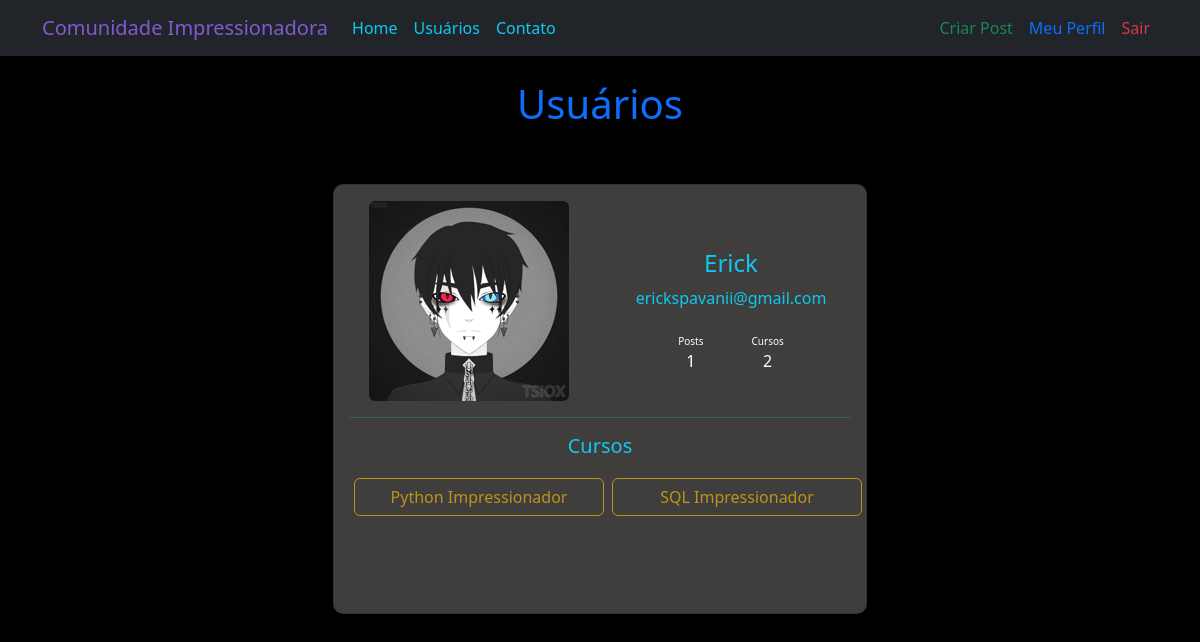
The app's page /usuarios (signed in) with its own data.
### comunidadeimpressionadora/models.py (models this page shows)
class Usuario(database.Model, UserMixin):
    id = database.Column(database.Integer, primary_key = True)
    username = database.Column(database.String, nullable = False)
    email = database.Column(database.String, nullable = False, unique = True)
    senha = database.Column(database.String, nullable = False)
    foto_perfil = database.Column(database.String, nullable = False, default = 'default.jpg')
    posts = database.relationship('Post', backref = 'autor', lazy = True)
    cursos = database.Column(database.String, nullable = False, default = 'Não informado')

### comunidadeimpressionadora/routes.py (the view)
@app.route('/usuarios')
@login_required
def usuarios():
    return render_template('usuarios.html', lista_usuarios = Usuario.query.all())

### comunidadeimpressionadora/models.py (called while the page is built)
@login_manager.user_loader
def load_usuario(id_usuario):
    return Usuario.query.get(int(id_usuario))

### comunidadeimpressionadora/templates/usuarios.html
{% extends 'base.html' %}
{% block body %}
<div class="container mb-5" style="text-align: center;">
    <h1>Usuários</h1>
    <div class="row justify-content-center">
        {% for usuario in lista_usuarios %}
        <div class="col-lg-6 col-md-8 mt-5">
            <div class="card p-3 cardprofiles">
                <div class="row">
                    <div class="col-md-6 col-12">
                        <div class="image">
                            <img src="{{ url_for('static', filename = 'fotos_perfil/{}'.format(usuario.foto_perfil)) }}"
                                class="rounded img-fluid">
                        </div>
                    </div>
                    <div class="col-md-6 col-12 mt-5">
                        <h4 class="text-info">
                            {{ usuario.username }}
                        </h4>
                        <span class="text-info">
                            {{ usuario.email }}
                        </span>
                        <div class="p-2 mt-3 d-flex justify-content-center text-white">
                            <div class="d-flex flex-column me-5">
                                <span class="points">
                                    Posts
                                </span>
                                <span class="number">
                                    {{ usuario.posts | length }}
                                </span>
                            </div>
                            <div class="d-flex flex-column">
                                <span class="points">
                                    Cursos
                                </span>
                                <span class="number">
                                    {% if usuario.cursos.count(';') > 0 %}
                                    {{ usuario.cursos.count(';') + 1 }}
                                    {% else %}
                                    0
                                    {% endif %}
                                </span>
                            </div>
                        </div>
                    </div>
                </div>
                <hr class="text-info">
                <div class="row">
                    <div class="col-12">
                        <center>
                            <h5 class="text-info">
                                Cursos
                            </h5>
                        </center>
                    </div>
                </div>
                <div class="row justify-content-center align-self-center p-1">
                    {% if usuario.cursos.count(';') == 0 %}
                    <div class="col-12">
                        <button type="button" class="btn btn-outline-warning mt-2 cursos" disabled>
                            {{ usuario.cursos }}
                        </button>
                    </div>
                    {% else %}
                    {% for curso in usuario.cursos.split(';') %}
                    <div class="col-md-6 col-12">
                        <button type="button" class="btn btn-outline-warning mt-2 cursos" disabled>
                            {{ curso }}
                        </button>
                    </div>
                    {% endfor %}
                    {% endif %}
                </div>
            </div>
        </div>
        {% endfor%}
    </div>
</div>
{% endblock %}

### comunidadeimpressionadora/templates/base.html (shortened to what this page needs)
<!DOCTYPE html>
<html lang="en">
<head>
    <link href="https://cdn.jsdelivr.net/npm/bootstrap@5.2.0-beta1/dist/css/bootstrap.min.css" rel="stylesheet"
>
    <link rel="stylesheet" href="../static/main.css" type="text/css">
</head>
<body class="bg-black text-primary">
    <header>
        {% include 'navbar.html' %}
    </header>
    <main>
        <div class="container titulos">
            {% block body %}
            {% endblock %}
        </div>
    </main>
</body>
</html>

### comunidadeimpressionadora/templates/navbar.html (shortened to what this page needs)
<div class="position-fixed top-0 start-0 end-0" style="z-index: 10000;">
    <nav class="navbar navbar-expand-lg bg-dark">
        <div class="container-fluid container">
            <a class="navbar-brand" href="{{ url_for('home') }}" style="color: #8059d4;">Comunidade Impressionadora</a>
            <div class="collapse navbar-collapse" id="navbarSupportedContent">
                <ul class="navbar-nav me-auto mb-2 mb-lg-0">
                    <li class="nav-item">
                        <a class="nav-link active text-info" aria-current="page" href="{{ url_for('home') }}">Home</a>
                    </li>
                    <li class="nav-item">
                        <a class="nav-link text-info" href="{{ url_for('usuarios') }}">Usuários</a>
                    </li>
                    <li class="nav-item">
                        <a class="nav-link text-info" href="{{ url_for('contato') }}">Contato</a>
                    </li>
                </ul>
                <ul class="d-flex navbar-nav">
                    {% if current_user.is_authenticated %}
                    <li class="nav-item">
                        <a class="nav-link active text-success" aria-current="page"
                            href="{{ url_for('criar_post') }}">Criar
                            Post</a>
                    </li>
                    <li class="nav-item">
                        <a class="nav-link active text-primary" aria-current="page" href="{{ url_for('perfil') }}">Meu
                            Perfil</a>
                    </li>
                    <li class="nav-item">
                        <a class="nav-link active text-danger" aria-current="page" href="{{ url_for('sair') }}">Sair</a>
                    </li>
                    {% else %}
                    <li class="nav-item">
                        <a class="nav-link active text-info" aria-current="page"
                            href="{{ url_for('login') }}">Login/Criar
                            Conta</a>
                    </li>
                    {% endif %}
                </ul>
            </div>
        </div>
    </nav>
</div>

### comunidadeimpressionadora/static/main.css (style rules this page uses)
.cardprofiles { border-radius: 10px; background-color: #403d3d; height: 100%; min-height: 430px; }
.points { font-size:10px; }
.number { font-weight:500; }
.titulos { margin-top: 10vh; }
@media screen and (min-width: 1200px) and (max-width: 1399px) { .cursos { width: 250px; height: 38px; } }

### records on screen
Usuario: foto_perfil (picture), username "Erick", email "erickspavanii@gmail.com", posts|length "1", cursos "2", curso "Python Impressionador" "SQL Impressionador"
